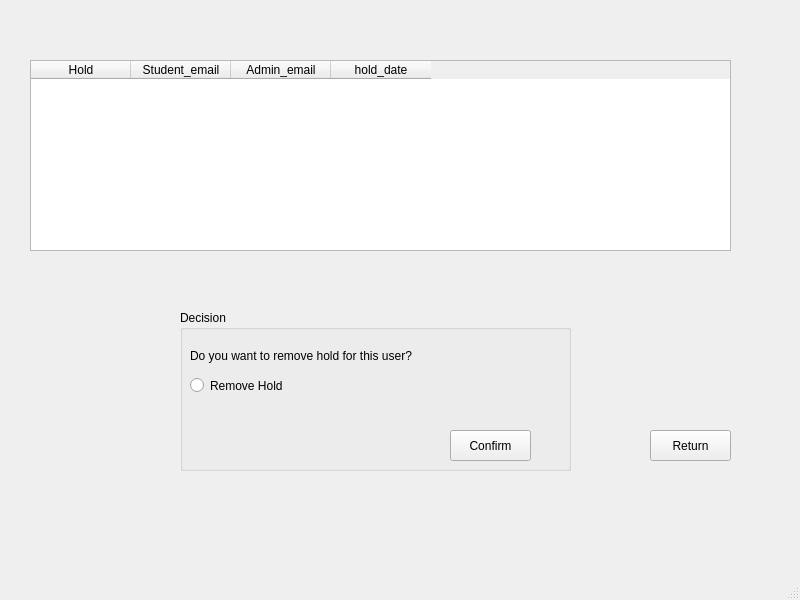
<?xml version="1.0" encoding="UTF-8"?>
<ui version="4.0">
 <class>UserAccessAdmin</class>
 <widget class="QMainWindow" name="UserAccessAdmin">
  <property name="geometry">
   <rect>
    <x>0</x>
    <y>0</y>
    <width>800</width>
    <height>600</height>
   </rect>
  </property>
  <property name="windowTitle">
   <string>MainWindow</string>
  </property>
  <widget class="QWidget" name="centralwidget">
   <widget class="QGroupBox" name="decision_groupBox">
    <property name="geometry">
     <rect>
      <x>180</x>
      <y>310</y>
      <width>391</width>
      <height>161</height>
     </rect>
    </property>
    <property name="title">
     <string>Decision</string>
    </property>
    <widget class="QLabel" name="question_label">
     <property name="geometry">
      <rect>
       <x>10</x>
       <y>20</y>
       <width>471</width>
       <height>51</height>
      </rect>
     </property>
     <property name="text">
      <string>Do you want to remove hold for this user?</string>
     </property>
    </widget>
    <widget class="QRadioButton" name="no_radioButton">
     <property name="geometry">
      <rect>
       <x>10</x>
       <y>60</y>
       <width>131</width>
       <height>31</height>
      </rect>
     </property>
     <property name="text">
      <string>Remove Hold</string>
     </property>
    </widget>
    <widget class="QPushButton" name="confirm_pushButton">
     <property name="geometry">
      <rect>
       <x>270</x>
       <y>120</y>
       <width>81</width>
       <height>31</height>
      </rect>
     </property>
     <property name="text">
      <string>Confirm</string>
     </property>
    </widget>
   </widget>
   <widget class="QPushButton" name="pushButton_2">
    <property name="geometry">
     <rect>
      <x>840</x>
      <y>720</y>
      <width>101</width>
      <height>31</height>
     </rect>
    </property>
    <property name="text">
     <string>Close</string>
    </property>
   </widget>
   <widget class="QTableWidget" name="hold_TableWidget">
    <property name="geometry">
     <rect>
      <x>30</x>
      <y>60</y>
      <width>701</width>
      <height>191</height>
     </rect>
    </property>
    <column>
     <property name="text">
      <string>Hold</string>
     </property>
    </column>
    <column>
     <property name="text">
      <string>Student_email</string>
     </property>
    </column>
    <column>
     <property name="text">
      <string>Admin_email</string>
     </property>
    </column>
    <column>
     <property name="text">
      <string>hold_date</string>
     </property>
    </column>
   </widget>
   <widget class="QPushButton" name="pushButton_3">
    <property name="geometry">
     <rect>
      <x>700</x>
      <y>720</y>
      <width>101</width>
      <height>31</height>
     </rect>
    </property>
    <property name="text">
     <string>Confirm</string>
    </property>
   </widget>
   <widget class="QPushButton" name="pushButton">
    <property name="geometry">
     <rect>
      <x>650</x>
      <y>430</y>
      <width>81</width>
      <height>31</height>
     </rect>
    </property>
    <property name="text">
     <string>Return</string>
    </property>
   </widget>
  </widget>
  <widget class="QMenuBar" name="menubar">
   <property name="geometry">
    <rect>
     <x>0</x>
     <y>0</y>
     <width>800</width>
     <height>21</height>
    </rect>
   </property>
  </widget>
  <widget class="QStatusBar" name="statusbar"/>
 </widget>
 <resources/>
 <connections/>
</ui>
